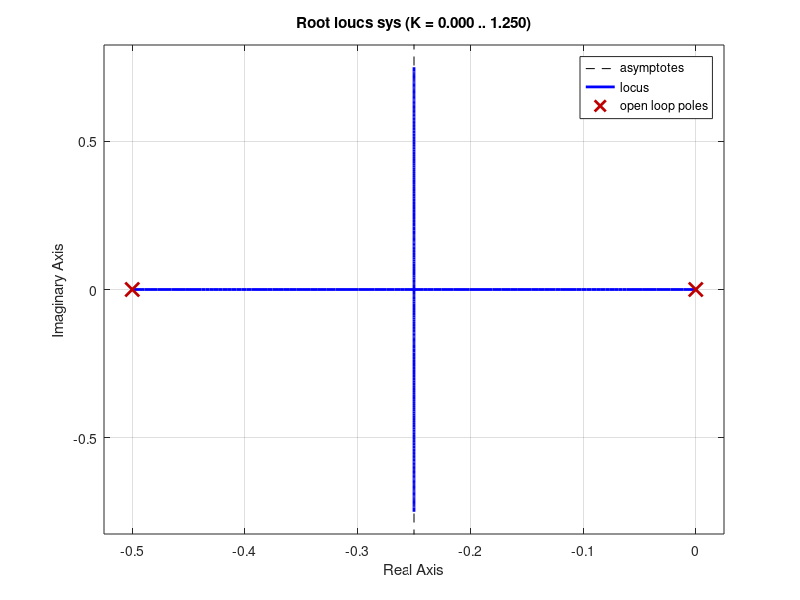

Reproduce this figure in MATLAB.
close all
clear all

% Definição de Parâmetros
k_d = 1;
m = 2;
s = tf('s');

sys = (1 / m)/(s*(s + k_d / m));
figure(1)
rlocus(sys)